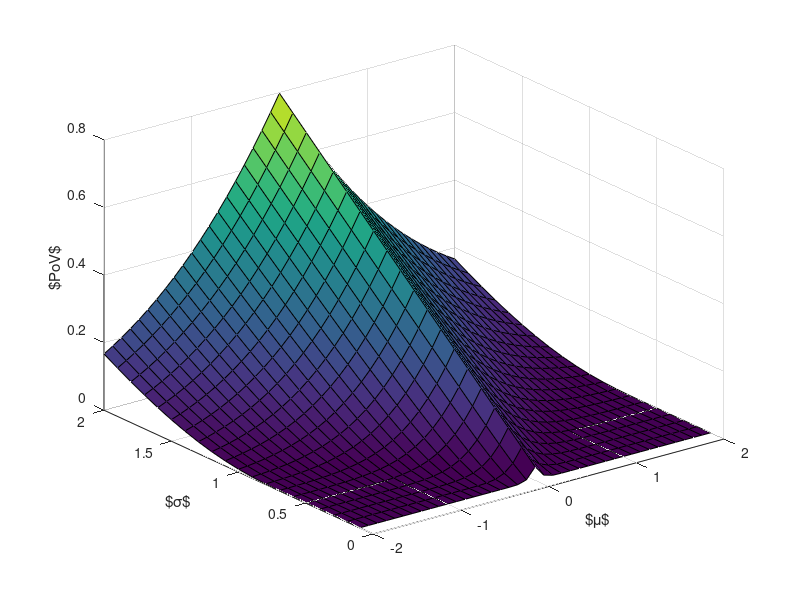

This figure's MATLAB source: (Note: this script raises an error after producing the figure.)
PoV = @(mu,sigma) mu .* normcdf(mu/sigma) + sigma .* normpdf(mu/sigma);

% i) Range of mu
mu_plt = -2:0.1:2;
% ii) Range of sigma
sigma_plt = 0.1:0.1:2;
[MU_plt,SIGMA_plt] = meshgrid(mu_plt, sigma_plt);
[r,c] = size(SIGMA_plt);
PoV_plt = zeros(r,c);
for i=1:1:r
for j=1:1:c
PoV_plt(i,j) = PoV(MU_plt(i,j),SIGMA_plt(i,j))-max(0,MU_plt(i,j));
end
end

figure(1)
surf(MU_plt,SIGMA_plt,PoV_plt)
grid('on')
xlabel('$\mu$ ')
ylabel('$\sigma$ ')
zlabel('$PoV$')
myeplot
%%
figure
plot(mu_plt,PoV(mu_plt,0.1)-max(0,mu_plt));
